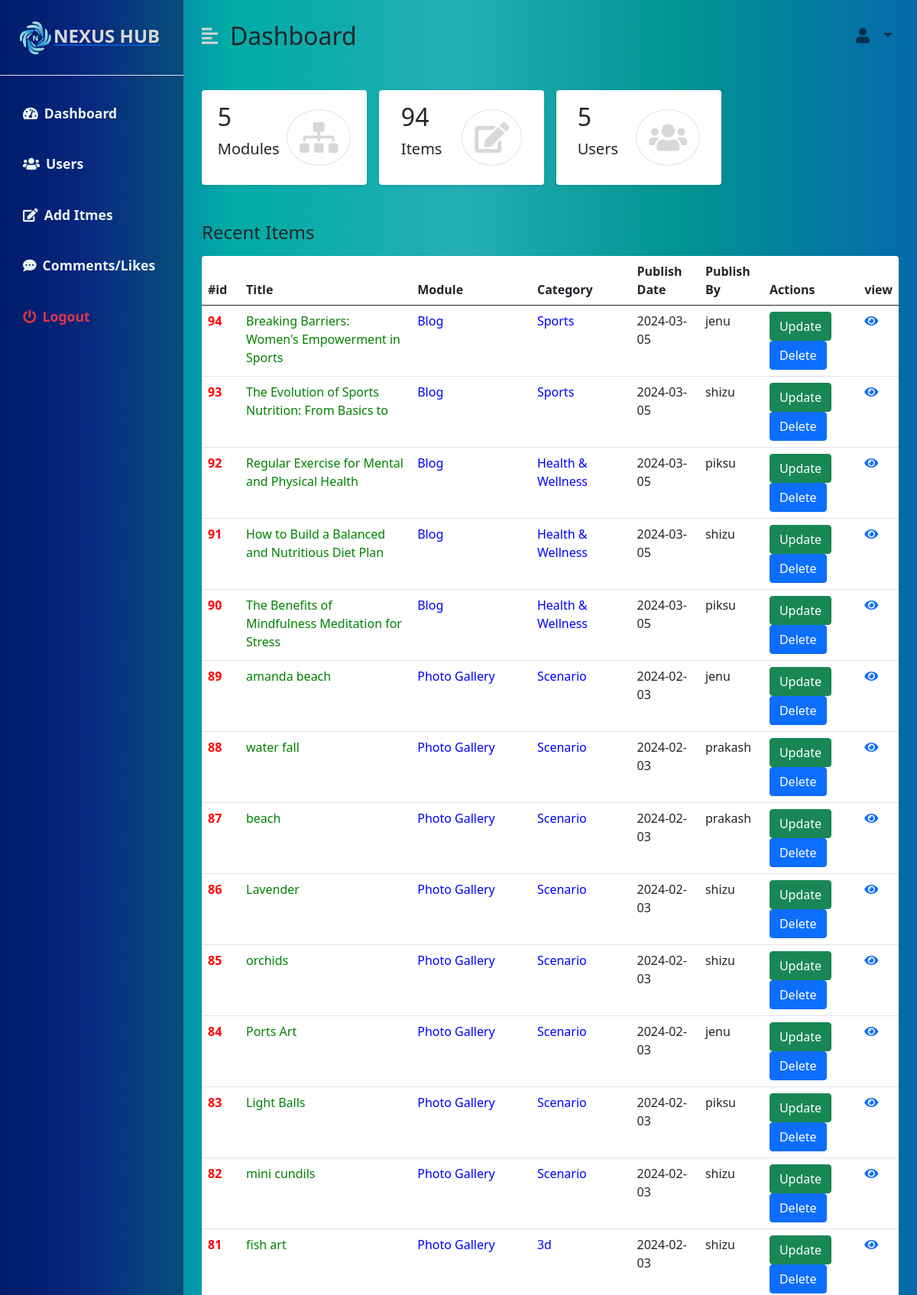
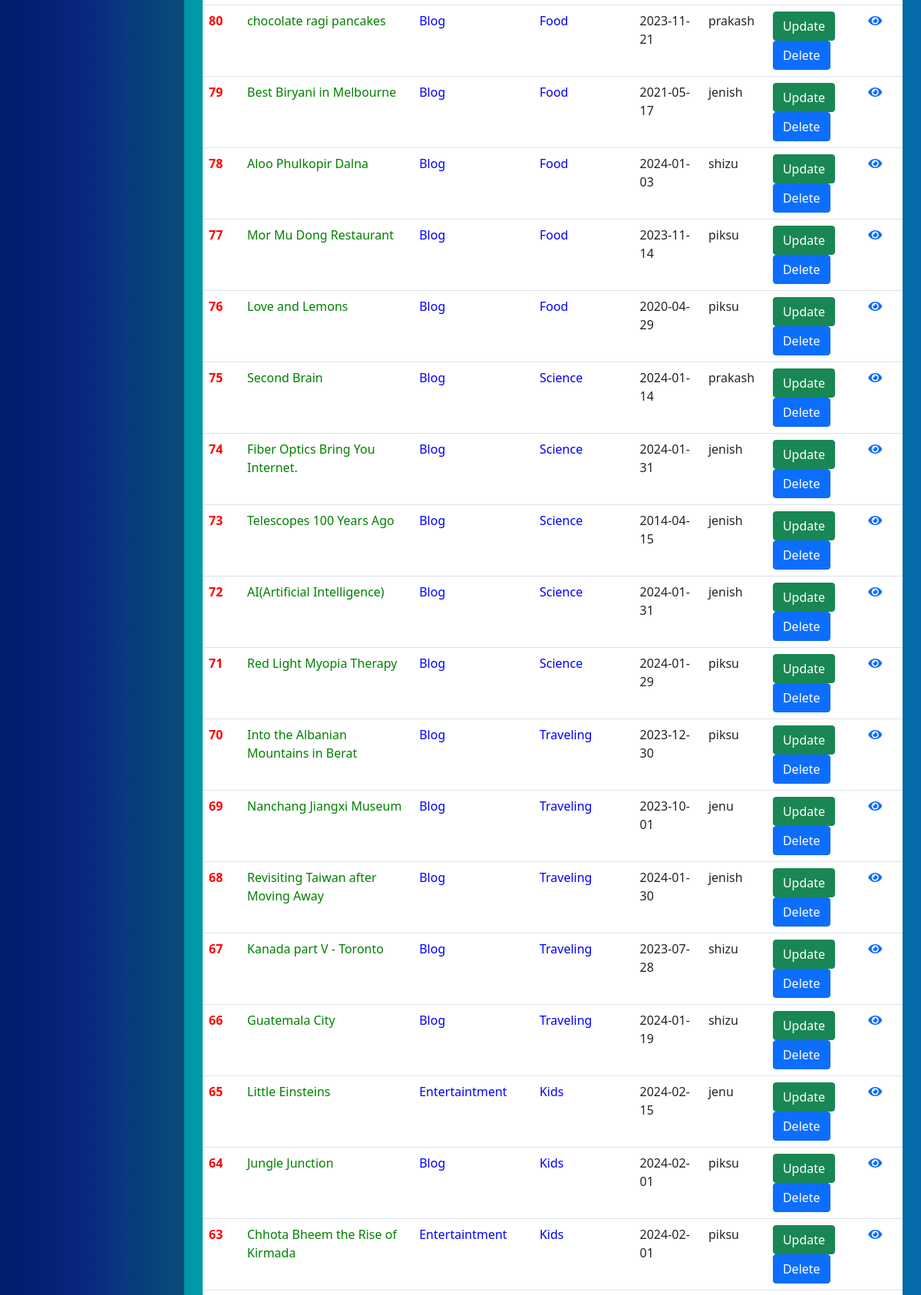
The page /admin_dashboard.php (upper part) on the database its author committed (2 pictures, top to bottom).
### tables this page shows
CREATE TABLE `item` (
  `id` int(20) NOT NULL,
  `title` varchar(50) NOT NULL,
  `description` text NOT NULL,
  `content` text NOT NULL,
  `photopath` text NOT NULL,
  `videopath` text NOT NULL,
  `test_link` text NOT NULL,
  `publish_by` text NOT NULL,
  `publish_date` date NOT NULL,
  `module_id` int(11) NOT NULL,
  `category` int(50) NOT NULL,
  `keywords` varchar(50) NOT NULL,
  `time` time NOT NULL
);

CREATE TABLE `modules` (
  `mid` int(11) NOT NULL,
  `module_name` varchar(30) NOT NULL,
  `photo` varchar(30) NOT NULL
);

CREATE TABLE `category` (
  `cat_id` int(11) NOT NULL,
  `cat_name` varchar(50) NOT NULL,
  `mid` int(11) NOT NULL,
  `cat_photo` varchar(30) NOT NULL
);

### database/db.php (called while the page is built, shortened)
<?php
class DB
{
    public $sname = "localhost";
    public $uname = "root";
    public $password = "";
    public $db_name = "nexushub";
    public $conn;
    function connect_DB()
    {
        $this->conn = mysqli_connect($this->sname, $this->uname, $this->password, $this->db_name);
        return true;
    }
    function fetchData($query)
    {
        $result = mysqli_query($this->conn, $query);
        $ldata = [];
        while ($row = mysqli_fetch_array($result)) {
            array_push($ldata, $row);
        }
        return $ldata;
    }
    function find_category_name($cid)
    {
        if ($this->connect_DB()) {
            $query = "SELECT * FROM `category` WHERE `cat_id`= " . $cid;
            return $this->fetchData($query);
        }
    }
    function find_module_name_byId($mid)
    {
        if ($this->connect_DB()) {
            $query = "SELECT * FROM `modules` WHERE `mid`= " . $mid;
            return $this->fetchData($query);
        }
    }
    function fetch_all_items()
    {
        if ($this->connect_DB()) {
            $query = "SELECT * FROM `item` ORDER BY `id` desc";
            return $this->fetchData($query);
        }
    }
    function count_rows_table($tb_name)
    {
        if ($this->connect_DB()) {
            $query = "SELECT count(*) FROM `$tb_name`";
            return $this->fetchData($query);
        }
    }
}

### admin_dashboard.php (the view, shortened to what this page needs)
<!DOCTYPE html>
<html lang="en">
<head>
    <link href="https://cdn.jsdelivr.net/npm/bootstrap@5.0.0-beta3/dist/css/bootstrap.min.css" rel="stylesheet" />
    <link rel="stylesheet" href="https://cdnjs.cloudflare.com/ajax/libs/font-awesome/5.15.3/css/all.min.css" />
    <link rel="stylesheet" href="css/dashboard_style.css" />
</head>
<body>
    <div class="d-flex" id="wrapper">
        <div class=" sidebar " id="sidebar-wrapper">
          <a href="index.php">
            <div class="sidebar-heading  py-4 primary-text fs-4 fw-bold text-uppercase border-bottom"><img src="images/logo.png" alt="" srcset="" width="50px" height="50px">NEXUS HUB</div>
            </a>
          <div class="list-group list-group-flush my-3">
                <a href="admin_dashboard.php" class="list-group-item list-group-item-action bg-transparent second-text fw-bold">
                    <i class="fas fa-tachometer-alt me-2"></i>Dashboard</a>
                <a href="#" class="list-group-item list-group-item-action bg-transparent second-text fw-bold"><i class="fas fa-users me-2"></i>Users</a>
                <a href="additem.php" class="list-group-item list-group-item-action bg-transparent second-text fw-bold"><i class="fas fa-edit me-2"></i>Add Itmes</a>
                <a href="#" class="list-group-item list-group-item-action bg-transparent second-text fw-bold"><i class="fas fa-comment-dots me-2"></i>Comments/Likes</a>
                <a href="logout.php" class="list-group-item list-group-item-action bg-transparent text-danger fw-bold"><i class="fas fa-power-off me-2"></i>Logout</a>
            </div>
        </div>
        <div id="page-content-wrapper">
            <nav class="navbar navbar-expand-lg navbar-light bg-transparent py-4 px-4">
                <div class="d-flex align-items-center">
                    <i class="fas fa-align-left primary-text fs-4 me-3" id="menu-toggle"></i>
                    <h2 class="fs-2 m-0">Dashboard</h2>
                </div>
                <div class="collapse navbar-collapse" id="navbarSupportedContent">
                    <ul class="navbar-nav ms-auto mb-2 mb-lg-0">
                        <div class="options">
                            <li class="nav-item dropdown fs-5">
                                <a class="nav-link dropdown-toggle second-text fw-bold " href="#" id="navbarDropdown" role="button" data-bs-toggle="dropdown" aria-expanded="false">
                                    <i class="fas fa-user me-2"></i>
                                </a>
                        </div>
                    </ul>
                </div>
            </nav>
            <div class="container-fluid px-4">
                <div class="row g-3 my-2">
                    <div class="col-md-3">
                        <div class="p-3 bg-white shadow-sm d-flex justify-content-around align-items-center rounded">
                            <div>
                                <h3 class="fs-2">
                                    <?php
                                    include './database/db.php';
                                    $db = new DB();
                                    $count_no = $db->count_rows_table("modules");
                                    foreach ($count_no as $cn) {
                                        echo $cn[0];
                                    }
                                    ?>
                                </h3>
                                <p class="fs-5">Modules</p>
                            </div>
                            <i class="fas fa-sitemap fs-1 primary-text border rounded-full secondary-bg p-3"></i>
                        </div>
                    </div>
                    <div class="col-md-3">
                        <div class="p-3 bg-white shadow-sm d-flex justify-content-around align-items-center rounded">
                            <div>
                                <h3 class="fs-2">
                                    <?php
                                    $count_no = $db->count_rows_table("item");
                                    foreach ($count_no as $cn) {
                                        echo $cn[0];
                                    }
                                    ?>
                                </h3>
                                <p class="fs-5">Items</p>
                            </div>
                            <i class="fas fa-edit fs-1 primary-text border rounded-full secondary-bg p-3"></i>
                        </div>
                    </div>
                    <div class="col-md-3">
                        <div class="p-3 bg-white shadow-sm d-flex justify-content-around align-items-center rounded">
                            <div>
                                <h3 class="fs-2">
                                    <?php
                                    $count_no = $db->count_rows_table("userdetails");
                                    foreach ($count_no as $cn) {
                                        echo $cn[0];
                                    }
                                    ?>
                                </h3>
                                <p class="fs-5">Users</p>
                            </div>
                            <i class="fas fa-users fs-1 primary-text border rounded-full secondary-bg p-3"></i>
                        </div>
                    </div>
                </div>
                <div class="row my-5">
                    <h3 class="fs-4 mb-3">Recent Items</h3>
                    <div class="col">
                        <table class="table bg-white rounded shadow-sm  table-hover">
                            <thead>
                                <tr>
                                    <th scope="col" width="50">#id</th>
                                    <th scope="col">Title</th>
                                    <th scope="col">Module</th>
                                    <th scope="col">Category</th>
                                    <th scope="col">Publish Date</th>
                                    <th scope="col">Publish By</th>
                                    <th scope="col">Actions</th>
                                    <th scope="col">view</th>
                                </tr>
                            </thead>
                            <tbody>
                                <?php
                                $items = $db->fetch_all_items();
                                    foreach ($items as $item)
                                    {
                                        $cname = $db->find_category_name($item["category"]);
                                        $mname = $db->find_module_name_byId($item["module_id"]);
                                        foreach ($cname as $cname) {
                                            foreach ($mname as $mname) {
                                                echo "
                                            <tr>
                                                <th scope='row' style='color:red;'>" . $item["id"] . "</th>
                                                <td  style='color:green;'>" . $item["title"] . "</td>
                                                <td  style='color:blue;'>" . $mname["module_name"] . "</td>
                                                <td  style='color:blue;'>" . $cname["cat_name"] . "</td>
                                                <td>" . $item["publish_date"] . "</td>
                                                <td>" . $item["publish_by"] . "</td>
                                                <td><a class='btn btn-success' href='updateItem.php'>Update </a>
                                                <a class='btn btn-primary' href='delete-item.php?id=" . $item["id"] . "'>Delete </a></td>
                                                <td>
                                                    <a href='#'> <i class='fas fa-eye'></i>
                                                    </a>
                                                </td>
                                            </tr> ";
                                                break;
                                            }
                                            break;
                                        }
                                    }
                                ?>
                            </tbody>
                        </table>
                    </div>
                </div>
            </div>
        </div>
    </div>
</body>
</html>

### css/dashboard_style.css (style rules this page uses)
:root { --main-bg-color: #1b193c; --main-text-color: #d8d8d8; --second-text-color: #e9f6f5; --second-bg-color: linear-gradient( to right, #a1b8fa, #83a4ff, #02a2a8dd, #019393, #0569ab ) ,transparent 50%; }
.primary-text { color: var(--main-text-color); }
.second-text { color: var(--second-text-color); }
.secondary-bg { background-color: var(--second-bg-color); }
.rounded-full { border-radius: 100%; }
#wrapper { overflow-x: hidden; background: linear-gradient( to right, #0637bd, #00aba5, #02a2a8dd, #019393, #0569ab ); }
#sidebar-wrapper { min-height: 100vh; margin-left: -15rem; -webkit-transition: margin 0.25s ease-out; -moz-transition: margin 0.25s ease-out; -o-transition: margin 0.25s ease-out; transition: margin 0.25s ease-out; background:linear-gradient( to right, #001c6a, #091e76d8, #094d7b ); scroll-behavior: ; }
#sidebar-wrapper .sidebar-heading { padding: 0.875rem 1.25rem; font-size: 1.2rem; }
#sidebar-wrapper .list-group { width: 15rem; font-size: 1.1rem; }
#page-content-wrapper { min-width: 100vw; }
#menu-toggle { cursor: pointer; }
.list-group-item { border: none; padding: 20px 30px; }
@media (min-width: 768px) { #sidebar-wrapper { margin-left: 0; } }
@media (min-width: 768px) { #page-content-wrapper { min-width: 0; width: 100%; } }

### rows shown on the page
item: id "94", title "Breaking Barriers: Women's Empowerment in Sports", publish_date "2024-03-05", publish_by "jenu"
category: cat_name "Sports"
modules: module_name "Blog"
item: id "93", title "The Evolution of Sports Nutrition: From Basics to", publish_date "2024-03-05", publish_by "shizu"
item: id "92", title "Regular Exercise for Mental and Physical Health", publish_date "2024-03-05", publish_by "piksu"
category: cat_name "Health & Wellness"
item: id "91", title "How to Build a Balanced and Nutritious Diet Plan", publish_date "2024-03-05", publish_by "shizu"
item: id "90", title "The Benefits of Mindfulness Meditation for Stress", publish_date "2024-03-05", publish_by "piksu"
item: id "89", title "amanda beach", publish_date "2024-02-03", publish_by "jenu"
category: cat_name "Scenario"
modules: module_name "Photo Gallery"
item: id "88", title "water fall", publish_date "2024-02-03", publish_by "prakash"
item: id "87", title "beach", publish_date "2024-02-03", publish_by "prakash"
item: id "86", title "Lavender", publish_date "2024-02-03", publish_by "shizu"
item: id "85", title "orchids", publish_date "2024-02-03", publish_by "shizu"
item: id "84", title "Ports Art", publish_date "2024-02-03", publish_by "jenu"
item: id "83", title "Light Balls", publish_date "2024-02-03", publish_by "piksu"
item: id "82", title "mini cundils", publish_date "2024-02-03", publish_by "shizu"
item: id "81", title "fish art", publish_date "2024-02-03", publish_by "shizu"
category: cat_name "3d"
item: id "80", title "chocolate ragi pancakes", publish_date "2023-11-21", publish_by "prakash"
category: cat_name "Food"
item: id "79", title "Best Biryani in Melbourne", publish_date "2021-05-17", publish_by "jenish"
item: id "78", title "Aloo Phulkopir Dalna", publish_date "2024-01-03", publish_by "shizu"
item: id "77", title "Mor Mu Dong Restaurant", publish_date "2023-11-14", publish_by "piksu"
item: id "76", title "Love and Lemons", publish_date "2020-04-29", publish_by "piksu"
item: id "75", title "Second Brain", publish_date "2024-01-14", publish_by "prakash"
category: cat_name "Science"
item: id "74", title "Fiber Optics Bring You Internet.", publish_date "2024-01-31", publish_by "jenish"
item: id "73", title "Telescopes 100 Years Ago", publish_date "2014-04-15", publish_by "jenish"
item: id "72", title "AI(Artificial Intelligence)", publish_date "2024-01-31", publish_by "jenish"
item: id "71", title "Red Light Myopia Therapy", publish_date "2024-01-29", publish_by "piksu"
item: id "70", title "Into the Albanian Mountains in Berat", publish_date "2023-12-30", publish_by "piksu"
category: cat_name "Traveling"
item: id "69", title "Nanchang Jiangxi Museum", publish_date "2023-10-01", publish_by "jenu"
item: id "68", title "Revisiting Taiwan after Moving Away", publish_date "2024-01-30", publish_by "jenish"
item: id "67", title "Kanada part V - Toronto", publish_date "2023-07-28", publish_by "shizu"
item: id "66", title "Guatemala City", publish_date "2024-01-19", publish_by "shizu"
item: id "65", title "Little Einsteins", publish_date "2024-02-15", publish_by "jenu"
category: cat_name "Kids"
modules: module_name "Entertaintment"
item: id "64", title "Jungle Junction", publish_date "2024-02-01", publish_by "piksu"
item: id "63", title "Chhota Bheem the Rise of Kirmada", publish_date "2024-02-01", publish_by "piksu"

### other values the page prints
$cn[0] "5"
$cn[0] "94"
